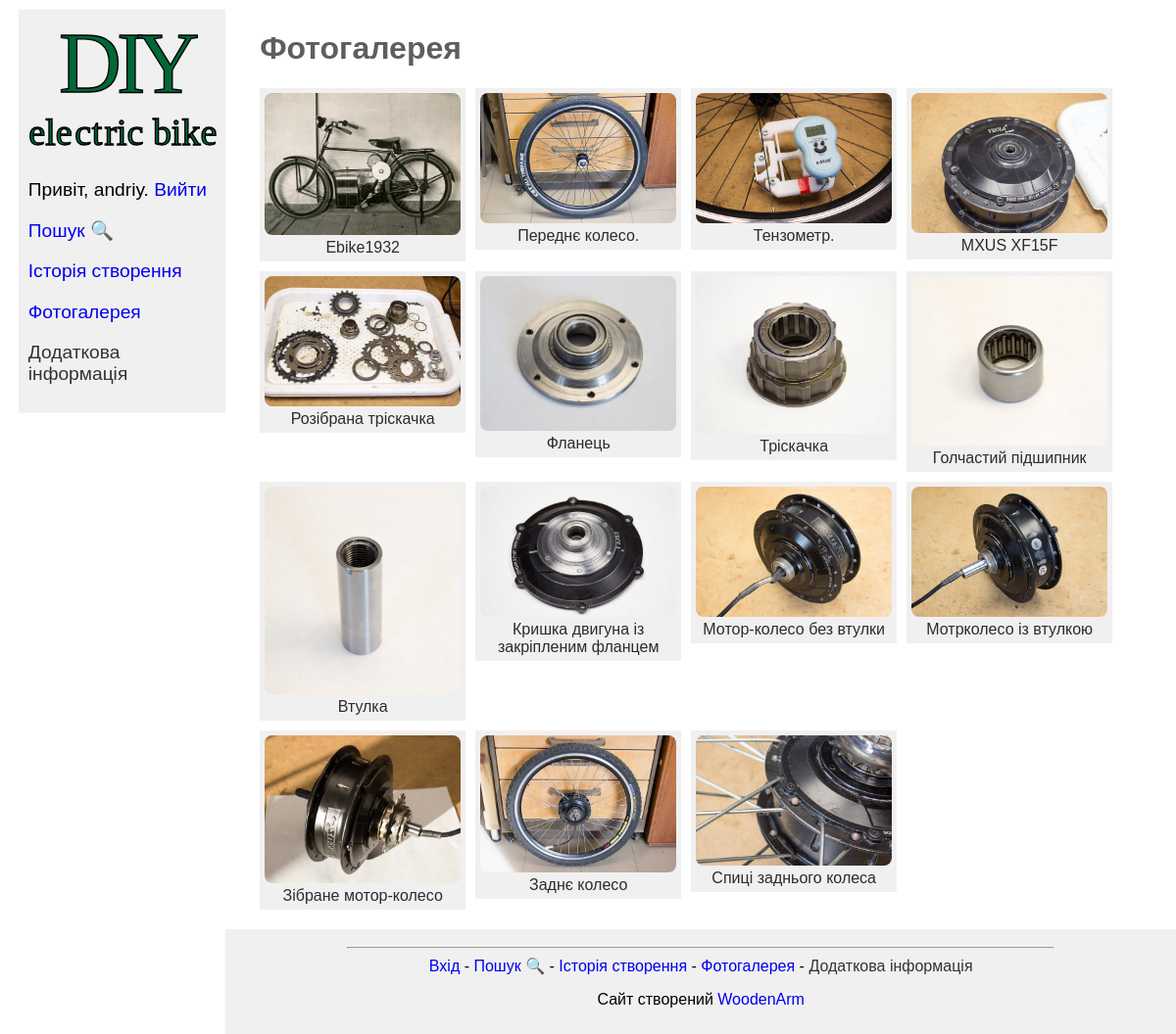
Page /photo_gallery (signed in) on the committed database.
### blog/models.py (models this page shows, shortened)
class Photos(models.Model):
    title = models.CharField(max_length=200)
    post = models.ForeignKey('Posts', on_delete=models.CASCADE)
    image = models.ImageField(upload_to="photos/", blank=True)
    slug = models.SlugField(max_length=255, unique=True, db_index=True, verbose_name='URL')
    is_published = models.BooleanField(default=True)
    class Meta:
        verbose_name_plural = "Photos"

### blog/views.py (the view)
# urls.py: path('photo_gallery', views.photo_gallery, name='photo_gallery'),
def photo_gallery(request):
    photos = Photos.objects.all()
    context = {'photos': photos}
    return render(request, 'blog/photo_gallery.html', context=context)

### blog/templates/blog/photo_gallery.html (shortened to what this page needs)
{% extends 'blog/base.html' %}
{% block content %}
    <h1 class="title">Фотогалерея</h1>
    <div class="gallery">
        {% for i in photos %}
            {% if i.image.url %}
            <div class="tabs">
                <div class="zoom-in">
                    <figure>
                        <img src="{{ i.image.url }}">
                        <figcaption>{{ i.title }}</figcaption>
                    </figure>
                </div>
            </div>
            {% endif %}
        {% endfor %}
    </div>
    {% endblock %}

### blog/templates/blog/base.html (shortened to what this page needs)
{% load static %}
<!DOCTYPE html>
<html lang="en">
<head>
    <link type="text/css" href="{% static 'blog/css/main.css' %}" rel="stylesheet"/>
</head>
<div id="navigation">
    <a href="{% url 'blog:home' %}"><img src="../../static/blog/images/logo2.svg" alt="logo" ></a>
    <p>
        {% if user.is_authenticated %}
            Привіт, {{ user.username }}.
            <a href="{% url 'blog:logout' %}">Вийти</a>
        {% else %}
            <a href="{% url 'blog:register' %}">Реєстрація</a> -
            <a href="{% url 'blog:login' %}">Вхід</a>
        {% endif %}
    </p>
    <p><a href="{% url 'blog:search' %}">Пошук &#128269</a></p>
    <p><a href="{% url 'blog:story' %}">Історія створення</a></p>
    <p><a href="{% url 'blog:photo_gallery' %}">Фотогалерея</a></p>
    <p><a href="">Додаткова інформація</a></p>
</div>
<body>
    <div class="page">
        <main class="content">
            {% block content %}
            {% endblock content %}
        </main>
        <footer class="footer">
            <hr>
            <a href="{% url 'blog:login' %}">Вхід</a> -
            <a href="{% url 'blog:search' %}">Пошук &#128269</a> -
            <a href="{% url 'blog:story' %}">Історія створення</a> -
            <a href="{% url 'blog:photo_gallery' %}">Фотогалерея</a> -
            <a href="">Додаткова інформація</a>
            <p>Сайт створений <a href="{% url 'blog:home' %}">WoodenArm</a></p>
        </footer>
    </div>
</body>
</html>

### blog/static/blog/css/main.css (style rules this page uses)
#navigation { position: sticky; top: 0.5em; left: 0; width: 10em; margin-left: 1em; padding: 0.5em; font: 1.2em "Fira Sans", sans-serif; background-color: #f1f0f0; float: left; }
body { margin: 0; font: 1em "Fira Sans", sans-serif; text-align: left; }
.page { overflow: hidden; display: flex; flex-direction: column; min-height: 100vh; justify-content: flex-start; }
.footer { padding: 10px; margin-top: auto; text-align: center; background-color: #f1f0f0; font: 1em "Fira Sans", sans-serif; }
.content { max-width: 900px; margin: 0 auto; padding: 10px 20px; }
.title { font: "Fira Sans", sans-serif; color: rgb(97, 93, 93); }
a:link { text-decoration: none; }
hr { width: 60vw; }
figure { display: inline; padding: 5px; width: 200px; float: left; clear: left; margin: 0 10px 10px 0; text-align: center; background-color: #f1f0f0; }
img { width: 100%; height: 100%; border-radius: 8px; }
figcaption { color: rgb(45, 43, 43); font: 1em "Fira Sans", sans-serif; }
.zoom-in { cursor: -webkit-zoom-in; cursor: zoom-in; }
.gallery { display: flex; margin: 0, 10px, 0, 0; align-content: flex-start; flex-wrap: wrap; }

### rows in the picture
Photos: image (picture), title "Ebike1932"
Photos: image (picture), title "Переднє колесо."
Photos: image (picture), title "Тензометр."
Photos: image (picture), title "MXUS XF15F"
Photos: image (picture), title "Розібрана тріскачка"
Photos: image (picture), title "Фланець"
Photos: image (picture), title "Тріскачка"
Photos: image (picture), title "Голчастий підшипник"
Photos: image (picture), title "Втулка"
Photos: image (picture), title "Кришка двигуна із закріпленим фланцем"
Photos: image (picture), title "Мотор-колесо без втулки"
Photos: image (picture), title "Мотрколесо із втулкою"
Photos: image (picture), title "Зібране мотор-колесо"
Photos: image (picture), title "Заднє колесо"
Photos: image (picture), title "Спиці заднього колеса"

### other values in the picture
{{ user.username }} "andriy"
